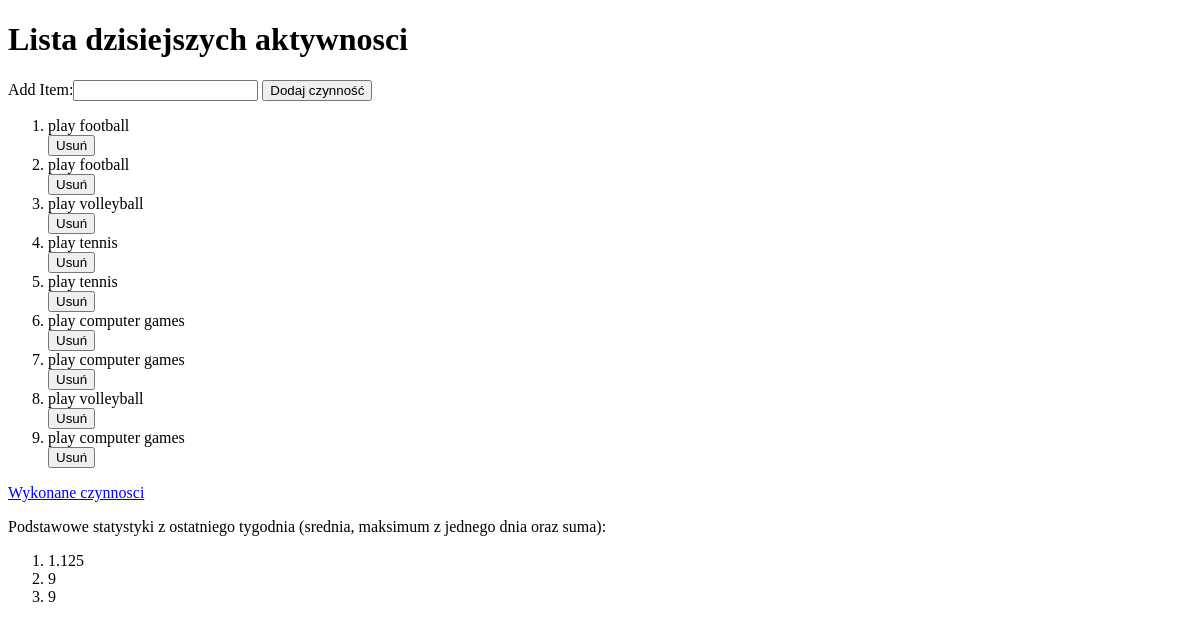
/todo/, run on an earlier commit of the app's database.
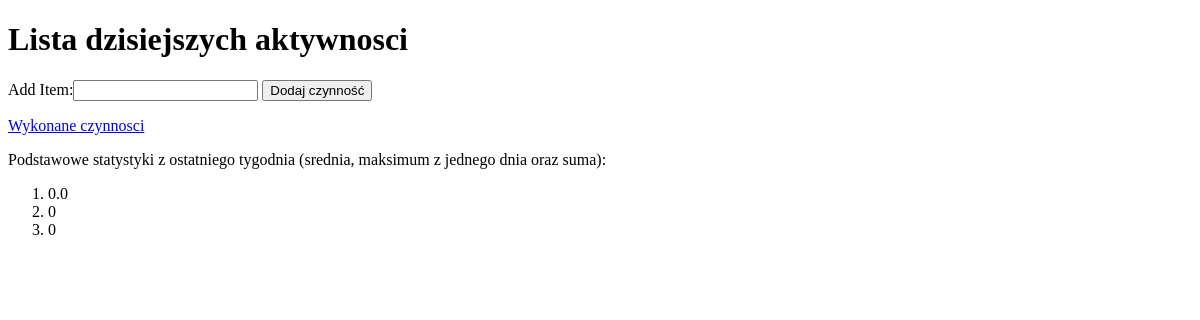
And on a later commit of the database.
### ToDoBox/models.py (models this page shows, shortened)
class ToDoText(models.Model):
    text = models.CharField(max_length=300)
    date = models.DateField(default=date.today)

### ToDoBox/views.py (the view)
# urls.py: path('', views.index, name='index'),
def index(request):
    if request.method == 'POST':
        form = TextForm(request.POST)
        if form.is_valid():
            text_obj = ToDoText(text=form.cleaned_data["text"])
            text_obj.save()
        return HttpResponseRedirect('/todo')
    else:
        form = TextForm()
    all_todo_objects_today = ToDoText.objects.filter(date=datetime.date.today())
    avg = get_average(get_stats_data())
    max_value = get_max(get_stats_data())
    sum_value = get_sum(get_stats_data())
    stats = [avg, max_value, sum_value]
    return render(request, 'ToDoBox/index.html', {"form": form, "all_todo_objects_today": all_todo_objects_today,
                                                  "stats": stats})

### ToDoBox/forms.py
class TextForm(forms.Form):
    text = forms.CharField(label='Add Item', max_length=300)

### ToDoBox/models.py (called while the page is built)
def get_stats_data():
    start_day = datetime.date.today() - datetime.timedelta(days=8)
    items = ToDoText.objects.values('date').annotate(number_of_activities=Count('date')).filter(date__gt=start_day)
    return items

### ToDoBox/stats.py (called while the page is built)
def get_average(func):
    items = func
    activities = []
    for item in items:
        activities.append(item["number_of_activities"])
    avg = sum(activities) / 8
    return avg

def get_max(func):
    items = func
    activities = []
    for item in items:
        activities.append(item["number_of_activities"])
    if len(activities) > 0:
        max_value = max(activities)
    else:
        max_value = 0
    return max_value

def get_sum(func):
    items = func
    activities = []
    for item in items:
        activities.append(item["number_of_activities"])
    sum_value = sum(activities)
    return sum_value

### ToDoBox/templates/ToDoBox/index.html (shortened to what this page needs)
{% extends "base.html" %}
{% block content %}
<h1> Lista dzisiejszych aktywnosci </h1>
<form action="/todo/" method="post">
    {{ form }}
    <input type="submit" value="Dodaj czynność">
</form>
<ol>
    {% for item in all_todo_objects_today %}
    <li>
        {{item.text}}
        <form action="delete/{{item.id}}" method="post">
            <input type="submit" value="Usuń">
        </form>
    </li>
    {% endfor %}
</ol>
<a href="{% url 'display' %}"> Wykonane czynnosci </a>
<p> Podstawowe statystyki z ostatniego tygodnia (srednia, maksimum z jednego dnia oraz suma): </p>
<ol>
    {% for statistic in stats %}
    <li>
        {{statistic}}
    </li>
    {% endfor %}
</ol>
{% endblock %}

What changed in the data, as far as the page shows it:
no longer on this page (row edited): ToDoText: text "play football"
no longer on this page (row edited): ToDoText: text "play football"
no longer on this page (row edited): ToDoText: text "play volleyball"
no longer on this page (row edited): ToDoText: text "play tennis"
no longer on this page (row edited): ToDoText: text "play tennis"
no longer on this page (row edited): ToDoText: text "play computer games"
no longer on this page (row edited): ToDoText: text "play computer games"
no longer on this page (row edited): ToDoText: text "play volleyball"
no longer on this page (row edited): ToDoText: text "play computer games"
Also different on the page:
new list line: "0.0"
new list line: "0"
list line gone: "1.125"
list line gone: "9"
